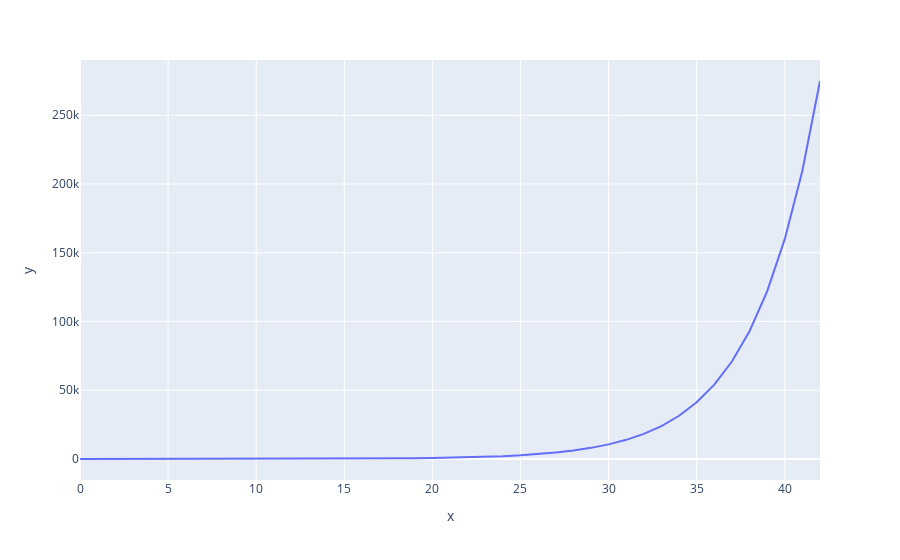

The notebook cell saved with this chart:
### Code cell
int_fig = px.line(x=xdata_pred, y=y_data_pred)
int_fig.show()

### Figure 1 — Plotly figure (JSON) as saved in the notebook; plotly's stock layout.template omitted (floating-point values rounded to 4 significant figures)
{"data": [{"hovertemplate": "x=%{x}<br>y=%{y}<extra></extra>", "legendgroup": "", "line": {"color": "#636efa", "dash": "solid"}, "mode": "lines", "name": "", "showlegend": false, "type": "scatter", "x": [0, 2, 3, 4, 6, 7, 8, 9, 10, 11, 12, 13, 14, 15, 16, 17, 18, 19, 20, 21, 22, 23, 24, 25, 26, 27, 28, 29, 30, 31, 32, 33, 34, 35, 36, 37, 38, 39, 40, 41, 42], "xaxis": "x", "y": [3.126, 5.376, 7.05, 9.245, 15.9, 20.85, 27.34, 35.85, 47.01, 61.65, 80.85, 106.0, 139.0, 182.3, 239.1, 313.5, 411.1, 539.1, 707.0, 927.1, 1216.0, 1594.0, 2091.0, 2742.0, 3595.0, 4715.0, 6182.0, 8107.0, 10630.0, 13940.0, 18280.0, 23970.0, 31440.0, 41230.0, 54060.0, 70900.0, 92970.0, 121900.0, 159900.0, 209600.0, 274900.0], "yaxis": "y"}], "layout": {"legend": {"tracegroupgap": 0}, "margin": {"t": 60}, "xaxis": {"anchor": "y", "domain": [0, 1], "title": {"text": "x"}}, "yaxis": {"anchor": "x", "domain": [0, 1], "title": {"text": "y"}}}}
